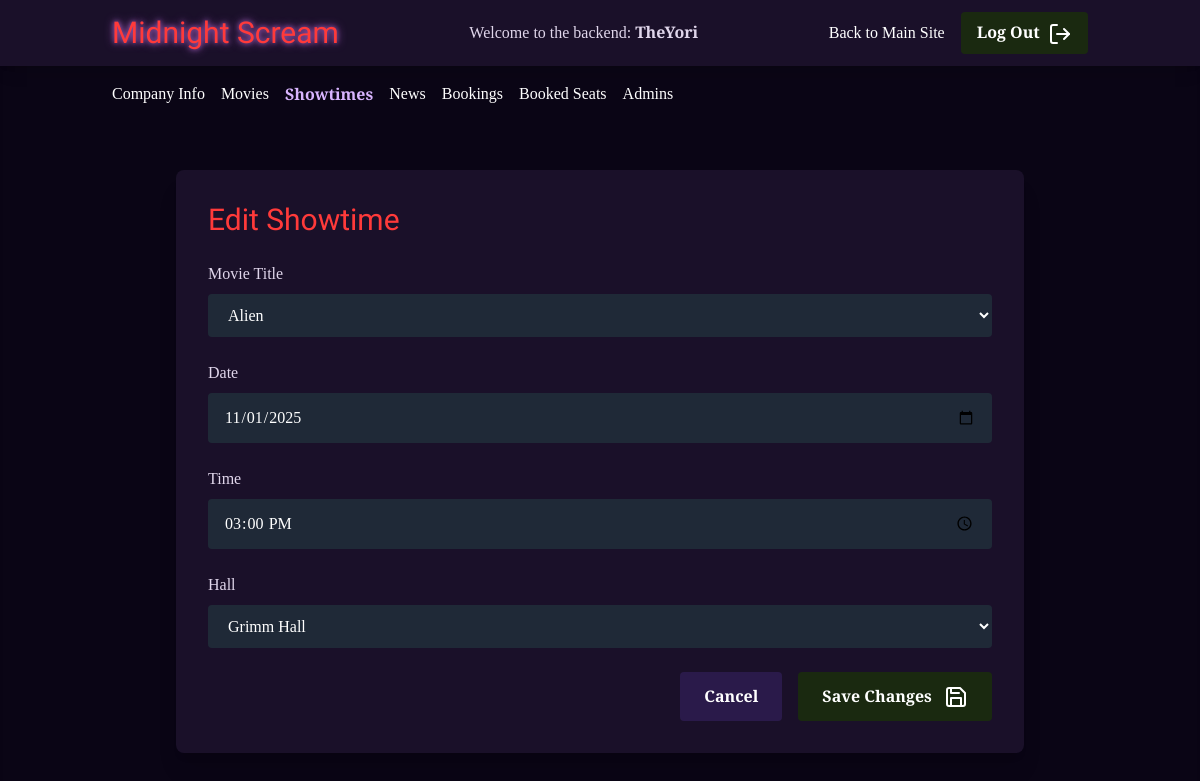
Screenshot of /admin/edit-showtime.php?id=1 (signed in) with the database file from the repository.
### tables this page shows
CREATE TABLE Showtimes(
    Showtime_id INT NOT NULL AUTO_INCREMENT PRIMARY KEY,
    show_date DATE NOT NULL,
    show_time TIME NOT NULL,
    hall_id INT NOT NULL,
    movie_id INT NOT NULL,
    FOREIGN KEY (hall_id) REFERENCES Halls (hall_id),
    FOREIGN KEY (movie_id) REFERENCES Movies (movie_id)
);

CREATE TABLE Movies(
    movie_id INT NOT NULL AUTO_INCREMENT PRIMARY KEY,
    title VARCHAR(200) NOT NULL,
    movie_length INT(3) NOT NULL,
    debut_date DATE,  
    rating FLOAT,  
    director VARCHAR(120) NOT NULL,
    genre VARCHAR(50) NOT NULL,
    movie_desc TEXT NOT NULL,
    poster VARCHAR(255),
    hall_id INT,
    FOREIGN KEY (hall_id) REFERENCES Halls (hall_id)
);

CREATE TABLE Halls(
    hall_id INT NOT NULL AUTO_INCREMENT PRIMARY KEY,
    hall_name VARCHAR(50) NOT NULL
);

### classes/DatabaseCon.php (called while the page is built, shortened)
<?php
class DatabaseCon {
    public function __construct()
    {
        try
        {
            $this -> databaseCon = new PDO(DB_HOST, DB_USER, DB_PASS);
            return $this -> databaseCon;
        }
        catch (PDOException $error)
        {
            echo "Encountered an error: ". $error->getMessage() . "<br/>";
            die();
        }
    }
}

### classes/ShowtimeCRUD.php (called while the page is built, shortened)
<?php
class ShowtimeCRUD
{
    private $conn;
    public function __construct()
    {
        $database = new DatabaseCon();
        $this->conn = $database->databaseCon;
    }
    public function getShowtimeById($id)
    {
        $query = $this->conn->prepare("SELECT * FROM `Showtimes` WHERE showtime_id = :id");
        $query->bindParam(":id", $id, PDO::PARAM_INT);
        $query->execute();
        return $query->fetch(PDO::FETCH_ASSOC);
    }
    public function getAllMovies()
    {
        $query = $this->conn->prepare("SELECT movie_id, title FROM Movies ORDER BY title ASC");
        $query->execute();
        return $query->fetchAll(PDO::FETCH_ASSOC);
    }
    public function getAllHalls()
    {
        $query = $this->conn->prepare("SELECT hall_id, hall_name FROM Halls ORDER BY hall_name ASC");
        $query->execute();
        return $query->fetchAll(PDO::FETCH_ASSOC);
    }
}

### admin/edit-showtime.php (the view, shortened to what this page needs)
<?php
$showtimeCRUD = new ShowtimeCRUD();
$id = (int)$_GET['id'];
$showtime = $showtimeCRUD->getShowtimeById($id);
$movies = $showtimeCRUD->getAllMovies();
$halls = $showtimeCRUD->getAllHalls();
?>
<!DOCTYPE html>
<html lang="en">
<head>
    <script src="https://cdn.tailwindcss.com"></script>
</head>
<body class="min-h-screen">
<nav class="purple-dark sticky top-0 z-50 shadow-lg">
    <div class="container mx-auto px-6 py-3">
        <div class="flex items-center justify-between">
            <div class="flex items-center space-x-8">
                <a href="../index.php" class="flex items-center">
                    <span class="horror-font text-3xl blood-red glow">Midnight Scream</span>
                </a>
            </div>
            <h1>Welcome to the backend: <strong><?php echo $_SESSION['username']; ?></strong></h1>
            <div class="flex items-center space-x-4">
                <a href="../index.php" class="hidden md:block text-white hover:text-purple-300">Back to Main Site</a>
                <a href="login.php?logout=1" class="moss-green hover:bg-green-900 text-white font-bold py-2 px-4 rounded transition duration-300" >
                    Log Out <i data-feather="log-out" class="inline ml-1"></i>
                </a>
            </div>
        </div>
    </div>
</nav>
<div class="admin-nav py-4 shadow-inner">
    <div class="container mx-auto px-6">
        <div class="flex flex-wrap gap-4">
            <a href="company.php" class="text-white hover:text-purple-300">Company Info</a>
            <a href="movies.php" class="text-white hover:text-purple-300">Movies</a>
            <a href="showtimes.php" class="text-purple-300 font-bold">Showtimes</a>
            <a href="news.php" class="text-white hover:text-purple-300">News</a>
            <a href="bookings.php" class="text-white hover:text-purple-300">Bookings</a>
            <a href="seats.php" class="text-white hover:text-purple-300">Booked Seats</a>
            <a href="admin.php" class="text-white hover:text-purple-300">Admins</a>
        </div>
    </div>
    <section class="py-16">
        <div class="container mx-auto px-6 max-w-4xl">
            <div class="purple-dark rounded-lg shadow-xl p-8">
                <h2 class="horror-font text-3xl blood-red mb-6">Edit Showtime</h2>
                <form method="post" class="space-y-6">
                    <div>
                        <label for="edit-showtime-movie" class="block mb-2">Movie Title</label>
                        <select name="movie_id" id="edit-showtime-movie" required
                                class="w-full px-4 py-3 bg-gray-800 text-white rounded focus:outline-none focus:ring-2 focus:ring-purple-500">
                            <?php foreach ($movies as $movie): ?>
                                <option value="<?php echo $movie['movie_id']; ?>"
                                        <?php echo ($movie['movie_id'] == $showtime['movie_id']) ? 'selected' : ''; ?>>
                                    <?php echo htmlspecialchars($movie['title']); ?>
                                </option>
                            <?php endforeach; ?>
                        </select>
                    </div>
                    <div>
                        <label for="edit-showtime-date" class="block mb-2">Date</label>
                        <input type="date" name="show_date" id="edit-showtime-date"
                               value="<?php echo htmlspecialchars($showtime['show_date']); ?>"
                               required class="w-full px-4 py-3 bg-gray-800 text-white rounded focus:outline-none focus:ring-2 focus:ring-purple-500">
                    </div>
                    <div>
                        <label for="edit-showtime-time" class="block mb-2">Time</label>
                        <input type="time" name="show_time" id="edit-showtime-time"
                               value="<?php echo substr($showtime['show_time'], 0, 5); ?>"
                               required class="w-full px-4 py-3 bg-gray-800 text-white rounded focus:outline-none focus:ring-2 focus:ring-purple-500">
                    </div>
                    <div>
                        <label for="edit-showtime-hall" class="block mb-2">Hall</label>
                        <select name="hall_id" id="edit-showtime-hall" required
                                class="w-full px-4 py-3 bg-gray-800 text-white rounded focus:outline-none focus:ring-2 focus:ring-purple-500">
                            <?php foreach ($halls as $hall): ?>
                                <option value="<?php echo $hall['hall_id']; ?>"
                                        <?php echo ($hall['hall_id'] == $showtime['hall_id']) ? 'selected' : ''; ?>>
                                    <?php echo htmlspecialchars($hall['hall_name']); ?>
                                </option>
                            <?php endforeach; ?>
                        </select>
                    </div>
                    <div class="flex justify-end space-x-4">
                        <a href="showtimes.php" class="inline-block purple-light hover:bg-purple-800 text-white font-bold py-3 px-6 rounded transition duration-300">
                            Cancel
                        </a>
                        <button type="submit" class="moss-green hover:bg-green-900 text-white font-bold py-3 px-6 rounded transition duration-300">
                            Save Changes <i data-feather="save" class="inline ml-2"></i>
                        </button>
                    </div>
                </form>
            </div>
        </div>
    </section>
</body>
</html>

### admin/edit-showtime.php (style rules this page uses)
body { font-family: 'EB Garamond', serif; background-color: #0f0a1a; color: #e0d6eb; }
.horror-font { font-family: 'Creepster', cursive; }
.purple-dark { background-color: #1a1029; }
.purple-light { background-color: #2a1a4a; }
.moss-green { background-color: #1a2910; }
.blood-red { color: #ff3a3a; }
.glow { text-shadow: 0 0 5px #9b59b6, 0 0 10px #9b59b6; }
.admin-nav { background-color: #0a0515; }

### rows the page displays
showtimes: movie_id "Alien", show_date "11/01/2025", show_time "15:00", hall_id "Grimm Hall"

### other values shown
$_SESSION['username'] "TheYori"
